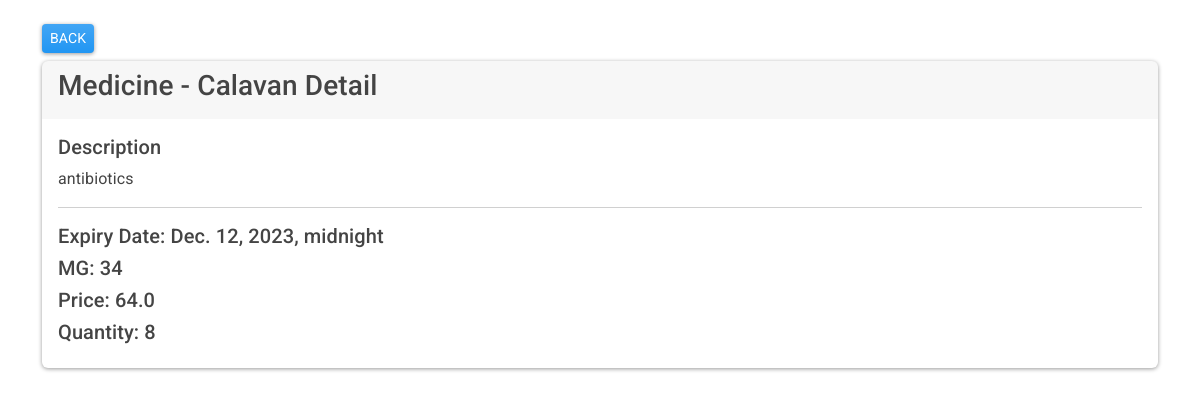
The page /show_medicine/3 (signed in) on the database its author committed.
### medicines/models.py (models this page shows, shortened)
class Medicine(models.Model):
    name = models.CharField(max_length=255)
    description = models.CharField(max_length=255)
    expiry_date = models.DateTimeField()
    mg = models.IntegerField()
    price = models.FloatField()
    quantity = models.IntegerField()
    entry_date = models.DateTimeField(default=datetime.now)
    category = models.ForeignKey(Category, on_delete=models.CASCADE)
    user = models.ForeignKey(User, on_delete=models.CASCADE)
    class Meta:
        db_table = "app_medicines"

### medicines/views.py (the view)
# urls.py: path('show_medicine/<int:id>', views.medicine_show, name='show-medicine'),
@login_required(login_url='/authentication/login')
def medicine_show(request, id):
    data = Medicine.objects.get(id=id)
    context = {"data": data}
    return render(request, "medicines/show_medicine.html", context)

### templates/medicines/show_medicine.html (shortened to what this page needs)
{% extends 'layouts/base.html' %}
{% block content %}
<div class="container mt-4">
  <a href="{% url 'medicines' %}" class="btn btn-primary btn-sm mb-2">BACK</a>
  <div class="card">
    <div class="card-header">
      <h3>Medicine - {{ data.name }} Detail</h3>
    </div>
    <div class="card-body">
      <h5>Description</h5>
      {{ data.description }}
      <hr>
      <h5>Expiry Date: {{ data.expiry_date }}</h5>
      <h5>MG: {{ data.mg }}</h5>
      <h5>Price: {{ data.price }}</h5>
      <h5>Quantity: {{ data.quantity }}</h5>
    </div>
  </div>
</div>
{% endblock %}

### rows shown on the page
Medicine: name "Calavan", description "antibiotics", expiry_date "Dec. 12, 2023, midnight", mg "34", price "64.0", quantity "8"
